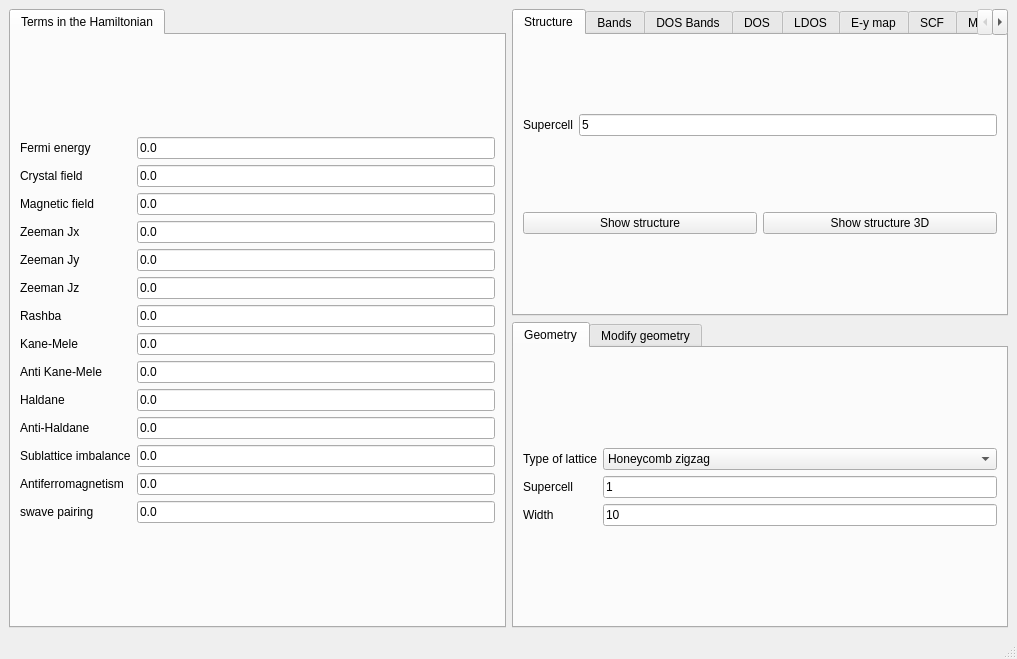
<?xml version="1.0" encoding="UTF-8"?>
<ui version="4.0">
 <class>MainWindow</class>
 <widget class="QMainWindow" name="MainWindow">
  <property name="geometry">
   <rect>
    <x>0</x>
    <y>0</y>
    <width>1017</width>
    <height>659</height>
   </rect>
  </property>
  <property name="windowTitle">
   <string>1D systems</string>
  </property>
  <widget class="QWidget" name="centralwidget">
   <layout class="QGridLayout" name="gridLayout_7">
    <item row="0" column="0" rowspan="2">
     <widget class="QTabWidget" name="tabWidget_2">
      <property name="currentIndex">
       <number>0</number>
      </property>
      <widget class="QWidget" name="tab_3">
       <attribute name="title">
        <string>Terms in the Hamiltonian</string>
       </attribute>
       <layout class="QGridLayout" name="gridLayout_19">
        <item row="0" column="0">
         <layout class="QGridLayout" name="gridLayout">
          <item row="13" column="1">
           <widget class="QLineEdit" name="swave">
            <property name="text">
             <string>0.0</string>
            </property>
           </widget>
          </item>
          <item row="5" column="1">
           <widget class="QLineEdit" name="Bz">
            <property name="text">
             <string>0.0</string>
            </property>
           </widget>
          </item>
          <item row="3" column="1">
           <widget class="QLineEdit" name="Bx">
            <property name="text">
             <string>0.0</string>
            </property>
           </widget>
          </item>
          <item row="5" column="0">
           <widget class="QLabel" name="label_5">
            <property name="text">
             <string>Zeeman Jz</string>
            </property>
           </widget>
          </item>
          <item row="11" column="1">
           <widget class="QLineEdit" name="mAB">
            <property name="text">
             <string>0.0</string>
            </property>
           </widget>
          </item>
          <item row="4" column="1">
           <widget class="QLineEdit" name="By">
            <property name="text">
             <string>0.0</string>
            </property>
           </widget>
          </item>
          <item row="0" column="0">
           <widget class="QLabel" name="label">
            <property name="text">
             <string>Fermi energy</string>
            </property>
           </widget>
          </item>
          <item row="2" column="1">
           <widget class="QLineEdit" name="peierls">
            <property name="enabled">
             <bool>true</bool>
            </property>
            <property name="text">
             <string>0.0</string>
            </property>
           </widget>
          </item>
          <item row="7" column="1">
           <widget class="QLineEdit" name="kanemele">
            <property name="text">
             <string>0.0</string>
            </property>
           </widget>
          </item>
          <item row="9" column="0">
           <widget class="QLabel" name="label_24">
            <property name="text">
             <string>Haldane</string>
            </property>
           </widget>
          </item>
          <item row="10" column="1">
           <widget class="QLineEdit" name="antihaldane">
            <property name="text">
             <string>0.0</string>
            </property>
           </widget>
          </item>
          <item row="13" column="0">
           <widget class="QLabel" name="label_26">
            <property name="text">
             <string>swave pairing</string>
            </property>
           </widget>
          </item>
          <item row="0" column="1">
           <widget class="QLineEdit" name="fermi">
            <property name="enabled">
             <bool>true</bool>
            </property>
            <property name="text">
             <string>0.0</string>
            </property>
           </widget>
          </item>
          <item row="6" column="1">
           <widget class="QLineEdit" name="rashba">
            <property name="text">
             <string>0.0</string>
            </property>
           </widget>
          </item>
          <item row="9" column="1">
           <widget class="QLineEdit" name="haldane">
            <property name="text">
             <string>0.0</string>
            </property>
           </widget>
          </item>
          <item row="12" column="1">
           <widget class="QLineEdit" name="mAF">
            <property name="text">
             <string>0.0</string>
            </property>
           </widget>
          </item>
          <item row="6" column="0">
           <widget class="QLabel" name="label_10">
            <property name="text">
             <string>Rashba</string>
            </property>
           </widget>
          </item>
          <item row="7" column="0">
           <widget class="QLabel" name="label_11">
            <property name="text">
             <string>Kane-Mele</string>
            </property>
           </widget>
          </item>
          <item row="3" column="0">
           <widget class="QLabel" name="label_3">
            <property name="text">
             <string>Zeeman Jx</string>
            </property>
           </widget>
          </item>
          <item row="4" column="0">
           <widget class="QLabel" name="label_4">
            <property name="text">
             <string>Zeeman Jy</string>
            </property>
           </widget>
          </item>
          <item row="11" column="0">
           <widget class="QLabel" name="label_12">
            <property name="text">
             <string>Sublattice imbalance</string>
            </property>
           </widget>
          </item>
          <item row="2" column="0">
           <widget class="QLabel" name="label_14">
            <property name="text">
             <string>Magnetic field</string>
            </property>
           </widget>
          </item>
          <item row="12" column="0">
           <widget class="QLabel" name="label_13">
            <property name="text">
             <string>Antiferromagnetism</string>
            </property>
           </widget>
          </item>
          <item row="10" column="0">
           <widget class="QLabel" name="label_25">
            <property name="text">
             <string>Anti-Haldane</string>
            </property>
           </widget>
          </item>
          <item row="8" column="1">
           <widget class="QLineEdit" name="antikanemele">
            <property name="text">
             <string>0.0</string>
            </property>
           </widget>
          </item>
          <item row="8" column="0">
           <widget class="QLabel" name="label_37">
            <property name="text">
             <string>Anti Kane-Mele</string>
            </property>
           </widget>
          </item>
          <item row="1" column="1">
           <widget class="QLineEdit" name="crystalfield">
            <property name="text">
             <string>0.0</string>
            </property>
           </widget>
          </item>
          <item row="1" column="0">
           <widget class="QLabel" name="label_17">
            <property name="text">
             <string>Crystal field</string>
            </property>
           </widget>
          </item>
         </layout>
        </item>
       </layout>
      </widget>
     </widget>
    </item>
    <item row="0" column="1">
     <widget class="QTabWidget" name="tabWidget_3">
      <property name="currentIndex">
       <number>0</number>
      </property>
      <widget class="QWidget" name="tab_4">
       <attribute name="title">
        <string>Structure</string>
       </attribute>
       <layout class="QGridLayout" name="gridLayout_9">
        <item row="1" column="0">
         <widget class="QPushButton" name="show_structure">
          <property name="text">
           <string>Show structure</string>
          </property>
         </widget>
        </item>
        <item row="1" column="1">
         <widget class="QPushButton" name="show_structure_3d">
          <property name="text">
           <string>Show structure 3D</string>
          </property>
         </widget>
        </item>
        <item row="0" column="0" colspan="2">
         <layout class="QGridLayout" name="gridLayout_3">
          <item row="0" column="1">
           <widget class="QLineEdit" name="nsuper_struct">
            <property name="text">
             <string>5</string>
            </property>
           </widget>
          </item>
          <item row="0" column="0">
           <widget class="QLabel" name="label_7">
            <property name="text">
             <string>Supercell</string>
            </property>
           </widget>
          </item>
         </layout>
        </item>
       </layout>
      </widget>
      <widget class="QWidget" name="tab_5">
       <attribute name="title">
        <string>Bands</string>
       </attribute>
       <layout class="QGridLayout" name="gridLayout_8">
        <item row="0" column="0">
         <widget class="QPushButton" name="show_bands">
          <property name="text">
           <string>Band structure</string>
          </property>
         </widget>
        </item>
        <item row="1" column="0">
         <layout class="QGridLayout" name="gridLayout_2">
          <item row="1" column="0">
           <widget class="QLabel" name="label_9">
            <property name="text">
             <string># kpoints</string>
            </property>
           </widget>
          </item>
          <item row="0" column="0">
           <widget class="QLabel" name="label_15">
            <property name="text">
             <string>Operator</string>
            </property>
           </widget>
          </item>
          <item row="0" column="1">
           <widget class="QComboBox" name="bands_color">
            <property name="currentIndex">
             <number>0</number>
            </property>
            <item>
             <property name="text">
              <string>None</string>
             </property>
            </item>
            <item>
             <property name="text">
              <string>y-position</string>
             </property>
            </item>
            <item>
             <property name="text">
              <string>Sx</string>
             </property>
            </item>
            <item>
             <property name="text">
              <string>Sy</string>
             </property>
            </item>
            <item>
             <property name="text">
              <string>Sz</string>
             </property>
            </item>
            <item>
             <property name="text">
              <string>Valley</string>
             </property>
            </item>
            <item>
             <property name="text">
              <string>IPR</string>
             </property>
            </item>
            <item>
             <property name="text">
              <string>Bulk</string>
             </property>
            </item>
            <item>
             <property name="text">
              <string>Edge</string>
             </property>
            </item>
           </widget>
          </item>
          <item row="1" column="1">
           <widget class="QLineEdit" name="nk_bands">
            <property name="text">
             <string>100</string>
            </property>
           </widget>
          </item>
         </layout>
        </item>
       </layout>
      </widget>
      <widget class="QWidget" name="tab_9">
       <attribute name="title">
        <string>DOS Bands</string>
       </attribute>
       <layout class="QVBoxLayout" name="verticalLayout_2">
        <item>
         <layout class="QGridLayout" name="gridLayout_11">
          <item row="0" column="1">
           <widget class="QLineEdit" name="delta_kbands">
            <property name="text">
             <string>0.02</string>
            </property>
           </widget>
          </item>
          <item row="0" column="0">
           <widget class="QLabel" name="label_27">
            <property name="text">
             <string>Smearing</string>
            </property>
           </widget>
          </item>
          <item row="1" column="1">
           <widget class="QLineEdit" name="ne_kbands">
            <property name="text">
             <string>400</string>
            </property>
           </widget>
          </item>
          <item row="1" column="0">
           <widget class="QLabel" name="label_28">
            <property name="text">
             <string># of energies</string>
            </property>
           </widget>
          </item>
          <item row="2" column="0">
           <widget class="QLabel" name="label_29">
            <property name="text">
             <string>Energy window</string>
            </property>
           </widget>
          </item>
          <item row="2" column="1">
           <widget class="QLineEdit" name="window_kbands">
            <property name="text">
             <string>3.0</string>
            </property>
           </widget>
          </item>
          <item row="3" column="0">
           <widget class="QLabel" name="label_30">
            <property name="text">
             <string>KPM scale</string>
            </property>
           </widget>
          </item>
          <item row="3" column="1">
           <widget class="QLineEdit" name="scale_kbands">
            <property name="text">
             <string>10.0</string>
            </property>
           </widget>
          </item>
          <item row="4" column="0">
           <widget class="QLabel" name="label_31">
            <property name="text">
             <string># vectors</string>
            </property>
           </widget>
          </item>
          <item row="4" column="1">
           <widget class="QLineEdit" name="nv_kbands">
            <property name="text">
             <string>3</string>
            </property>
           </widget>
          </item>
         </layout>
        </item>
        <item>
         <widget class="QPushButton" name="show_dosbands">
          <property name="toolTip">
           <string>This is equivalent to band structure calculation, but it can be applied for very large systems</string>
          </property>
          <property name="text">
           <string>Show DOS Bands</string>
          </property>
         </widget>
        </item>
       </layout>
      </widget>
      <widget class="QWidget" name="tab_6">
       <attribute name="title">
        <string>DOS</string>
       </attribute>
       <layout class="QGridLayout" name="gridLayout_14">
        <item row="1" column="0">
         <layout class="QGridLayout" name="gridLayout_5">
          <item row="0" column="0">
           <widget class="QLabel" name="label_16">
            <property name="text">
             <string>Smearing</string>
            </property>
           </widget>
          </item>
          <item row="0" column="1">
           <widget class="QLineEdit" name="dos_delta">
            <property name="text">
             <string>0.01</string>
            </property>
           </widget>
          </item>
          <item row="1" column="0">
           <widget class="QLabel" name="label_40">
            <property name="text">
             <string>Number of k-points</string>
            </property>
           </widget>
          </item>
          <item row="1" column="1">
           <widget class="QLineEdit" name="dos_nk">
            <property name="text">
             <string>400</string>
            </property>
           </widget>
          </item>
          <item row="2" column="1">
           <widget class="QLineEdit" name="dos_ewindow">
            <property name="text">
             <string>4.0</string>
            </property>
           </widget>
          </item>
          <item row="2" column="0">
           <widget class="QLabel" name="label_41">
            <property name="text">
             <string>Energy window</string>
            </property>
           </widget>
          </item>
         </layout>
        </item>
        <item row="2" column="0">
         <widget class="QPushButton" name="show_dos">
          <property name="text">
           <string>Density of states</string>
          </property>
         </widget>
        </item>
       </layout>
      </widget>
      <widget class="QWidget" name="tab_7">
       <attribute name="title">
        <string>LDOS</string>
       </attribute>
       <layout class="QGridLayout" name="gridLayout_6">
        <item row="0" column="0">
         <layout class="QGridLayout" name="gridLayout_22">
          <item row="0" column="1">
           <widget class="QLineEdit" name="multildos_ewindow">
            <property name="toolTip">
             <string>Energy window</string>
            </property>
            <property name="text">
             <string>1.5</string>
            </property>
           </widget>
          </item>
          <item row="3" column="1">
           <widget class="QLineEdit" name="multildos_delta">
            <property name="toolTip">
             <string>Energy smearing</string>
            </property>
            <property name="text">
             <string>0.03</string>
            </property>
           </widget>
          </item>
          <item row="3" column="0">
           <widget class="QLabel" name="label_36">
            <property name="text">
             <string>Smearing</string>
            </property>
           </widget>
          </item>
          <item row="0" column="0">
           <widget class="QLabel" name="label_42">
            <property name="text">
             <string>Energy window</string>
            </property>
           </widget>
          </item>
          <item row="1" column="1">
           <widget class="QLineEdit" name="multildos_nk">
            <property name="toolTip">
             <string>Number of kpoints used</string>
            </property>
            <property name="text">
             <string>50</string>
            </property>
           </widget>
          </item>
          <item row="6" column="0" colspan="2">
           <widget class="QPushButton" name="show_multildos">
            <property name="text">
             <string>Show LDOS</string>
            </property>
           </widget>
          </item>
          <item row="1" column="0">
           <widget class="QLabel" name="label_43">
            <property name="text">
             <string>Number of kpoints</string>
            </property>
           </widget>
          </item>
          <item row="2" column="0">
           <widget class="QLabel" name="label_44">
            <property name="text">
             <string>Number of unit cells</string>
            </property>
           </widget>
          </item>
          <item row="2" column="1">
           <widget class="QLineEdit" name="multildos_nrep">
            <property name="toolTip">
             <string>Number of replicas of the unit cell to plot</string>
            </property>
            <property name="text">
             <string>15</string>
            </property>
           </widget>
          </item>
          <item row="4" column="1">
           <widget class="QComboBox" name="basis_ldos">
            <property name="toolTip">
             <string>Choose the basis of the LDOS, projection onto the tight binding basis, or directly in true real space assuming a certain atomic-like wavefunction</string>
            </property>
            <item>
             <property name="text">
              <string>Tight binding</string>
             </property>
            </item>
            <item>
             <property name="text">
              <string>Real space atomic orbitals</string>
             </property>
            </item>
           </widget>
          </item>
          <item row="5" column="1">
           <widget class="QLineEdit" name="ratomic_ldos">
            <property name="toolTip">
             <string>Radii of the atomic-like wavefunctions put in every site. Only affects the result for ht eBasis &quot;Real space atomic orbitals&quot;</string>
            </property>
            <property name="text">
             <string>1.5</string>
            </property>
           </widget>
          </item>
          <item row="4" column="0">
           <widget class="QLabel" name="label_19">
            <property name="text">
             <string>Basis</string>
            </property>
           </widget>
          </item>
          <item row="5" column="0">
           <widget class="QLabel" name="label_20">
            <property name="text">
             <string>Local orbital radii</string>
            </property>
           </widget>
          </item>
         </layout>
        </item>
       </layout>
      </widget>
      <widget class="QWidget" name="tab_13">
       <attribute name="title">
        <string>E-y map</string>
       </attribute>
       <layout class="QGridLayout" name="gridLayout_13">
        <item row="0" column="0">
         <layout class="QGridLayout" name="gridLayout_23">
          <item row="2" column="1">
           <widget class="QLineEdit" name="ldos_delta">
            <property name="toolTip">
             <string>Energy smearing</string>
            </property>
            <property name="text">
             <string>0.03</string>
            </property>
           </widget>
          </item>
          <item row="2" column="0">
           <widget class="QLabel" name="label_38">
            <property name="text">
             <string>Smearing</string>
            </property>
           </widget>
          </item>
          <item row="0" column="0">
           <widget class="QLabel" name="label_45">
            <property name="text">
             <string>Energy window</string>
            </property>
           </widget>
          </item>
          <item row="1" column="1">
           <widget class="QLineEdit" name="ldos_nk">
            <property name="toolTip">
             <string>Number of kpoints used</string>
            </property>
            <property name="text">
             <string>50</string>
            </property>
           </widget>
          </item>
          <item row="4" column="0" colspan="2">
           <widget class="QPushButton" name="show_ldos">
            <property name="text">
             <string>Show LDOS</string>
            </property>
           </widget>
          </item>
          <item row="0" column="1">
           <widget class="QLineEdit" name="ldos_ewindow">
            <property name="toolTip">
             <string>Energy window</string>
            </property>
            <property name="text">
             <string>1.5</string>
            </property>
           </widget>
          </item>
          <item row="1" column="0">
           <widget class="QLabel" name="label_46">
            <property name="text">
             <string>Number of kpoints</string>
            </property>
           </widget>
          </item>
          <item row="3" column="1">
           <widget class="QComboBox" name="ldos_operator">
            <item>
             <property name="text">
              <string>None</string>
             </property>
            </item>
            <item>
             <property name="text">
              <string>current</string>
             </property>
            </item>
           </widget>
          </item>
          <item row="3" column="0">
           <widget class="QLabel" name="label_18">
            <property name="text">
             <string>Operator</string>
            </property>
           </widget>
          </item>
         </layout>
        </item>
       </layout>
      </widget>
      <widget class="QWidget" name="tab">
       <attribute name="title">
        <string>SCF</string>
       </attribute>
       <layout class="QGridLayout" name="gridLayout_16">
        <item row="0" column="0">
         <widget class="QTabWidget" name="tabWidget_4">
          <property name="currentIndex">
           <number>0</number>
          </property>
          <widget class="QWidget" name="tab_12">
           <attribute name="title">
            <string>Basic</string>
           </attribute>
           <layout class="QGridLayout" name="gridLayout_18">
            <item row="0" column="0" colspan="2">
             <layout class="QGridLayout" name="gridLayout_10">
              <item row="0" column="1">
               <widget class="QComboBox" name="scf_initialization">
                <item>
                 <property name="text">
                  <string>antiferro</string>
                 </property>
                </item>
                <item>
                 <property name="text">
                  <string>ferro</string>
                 </property>
                </item>
                <item>
                 <property name="text">
                  <string>random</string>
                 </property>
                </item>
               </widget>
              </item>
              <item row="0" column="0">
               <widget class="QLabel" name="label_22">
                <property name="text">
                 <string>Initialization</string>
                </property>
               </widget>
              </item>
              <item row="1" column="0">
               <widget class="QLabel" name="label_23">
                <property name="text">
                 <string>Hubbard</string>
                </property>
               </widget>
              </item>
              <item row="1" column="1">
               <widget class="QLineEdit" name="hubbard">
                <property name="text">
                 <string>2.0</string>
                </property>
               </widget>
              </item>
              <item row="2" column="0">
               <widget class="QLabel" name="label_34">
                <property name="text">
                 <string>Filling</string>
                </property>
               </widget>
              </item>
              <item row="2" column="1">
               <widget class="QLineEdit" name="filling_scf">
                <property name="text">
                 <string>0.5</string>
                </property>
               </widget>
              </item>
             </layout>
            </item>
            <item row="1" column="0">
             <widget class="QCheckBox" name="do_scf">
              <property name="text">
               <string>Include mean field</string>
              </property>
             </widget>
            </item>
            <item row="1" column="1">
             <widget class="QPushButton" name="solve_scf">
              <property name="text">
               <string>Solve SCF</string>
              </property>
             </widget>
            </item>
           </layout>
          </widget>
          <widget class="QWidget" name="tab_11">
           <attribute name="title">
            <string>Convergence</string>
           </attribute>
           <widget class="QWidget" name="gridLayoutWidget_12">
            <property name="geometry">
             <rect>
              <x>30</x>
              <y>30</y>
              <width>215</width>
              <height>161</height>
             </rect>
            </property>
            <layout class="QGridLayout" name="gridLayout_12">
             <item row="0" column="0">
              <widget class="QLabel" name="label_32">
               <property name="text">
                <string>Mixing</string>
               </property>
              </widget>
             </item>
             <item row="1" column="0">
              <widget class="QLabel" name="label_33">
               <property name="text">
                <string># of kpoints</string>
               </property>
              </widget>
             </item>
             <item row="1" column="1">
              <widget class="QLineEdit" name="nk_scf">
               <property name="text">
                <string>10</string>
               </property>
              </widget>
             </item>
             <item row="0" column="1">
              <widget class="QLineEdit" name="mix_scf">
               <property name="text">
                <string>0.9</string>
               </property>
              </widget>
             </item>
             <item row="2" column="0">
              <widget class="QLabel" name="label_35">
               <property name="text">
                <string>Smearing</string>
               </property>
              </widget>
             </item>
             <item row="2" column="1">
              <widget class="QLineEdit" name="smearing_scf">
               <property name="text">
                <string>0.01</string>
               </property>
              </widget>
             </item>
            </layout>
           </widget>
          </widget>
         </widget>
        </item>
       </layout>
      </widget>
      <widget class="QWidget" name="tab_8">
       <attribute name="title">
        <string>Magnetism</string>
       </attribute>
       <layout class="QGridLayout" name="gridLayout_17">
        <item row="0" column="0">
         <widget class="QLabel" name="label_39">
          <property name="text">
           <string>Number of unit cells</string>
          </property>
         </widget>
        </item>
        <item row="0" column="1">
         <widget class="QLineEdit" name="magnetization_nrep">
          <property name="text">
           <string>5</string>
          </property>
         </widget>
        </item>
        <item row="1" column="0" colspan="2">
         <widget class="QPushButton" name="show_magnetism">
          <property name="text">
           <string>Show magnetism</string>
          </property>
         </widget>
        </item>
       </layout>
      </widget>
     </widget>
    </item>
    <item row="1" column="1">
     <widget class="QTabWidget" name="tabWidget">
      <property name="currentIndex">
       <number>0</number>
      </property>
      <property name="documentMode">
       <bool>false</bool>
      </property>
      <property name="tabsClosable">
       <bool>false</bool>
      </property>
      <property name="movable">
       <bool>false</bool>
      </property>
      <widget class="QWidget" name="tab_2">
       <attribute name="title">
        <string>Geometry</string>
       </attribute>
       <layout class="QGridLayout" name="gridLayout_20">
        <item row="0" column="0">
         <layout class="QGridLayout" name="gridLayout_4">
          <item row="0" column="0">
           <widget class="QLabel" name="label_8">
            <property name="text">
             <string>Type of lattice</string>
            </property>
           </widget>
          </item>
          <item row="0" column="1">
           <widget class="QComboBox" name="lattice">
            <item>
             <property name="text">
              <string>Honeycomb zigzag</string>
             </property>
            </item>
            <item>
             <property name="text">
              <string>Honeycomb armchair</string>
             </property>
            </item>
            <item>
             <property name="text">
              <string>Square</string>
             </property>
            </item>
            <item>
             <property name="text">
              <string>Chain</string>
             </property>
            </item>
            <item>
             <property name="text">
              <string>Triangular</string>
             </property>
            </item>
            <item>
             <property name="text">
              <string>Kagome</string>
             </property>
            </item>
            <item>
             <property name="text">
              <string>Lieb</string>
             </property>
            </item>
           </widget>
          </item>
          <item row="1" column="1">
           <widget class="QLineEdit" name="nsuper">
            <property name="text">
             <string>1</string>
            </property>
           </widget>
          </item>
          <item row="1" column="0">
           <widget class="QLabel" name="label_6">
            <property name="text">
             <string>Supercell</string>
            </property>
           </widget>
          </item>
          <item row="2" column="0">
           <widget class="QLabel" name="label_2">
            <property name="text">
             <string>Width</string>
            </property>
           </widget>
          </item>
          <item row="2" column="1">
           <widget class="QLineEdit" name="width">
            <property name="text">
             <string>10</string>
            </property>
           </widget>
          </item>
         </layout>
        </item>
       </layout>
      </widget>
      <widget class="QWidget" name="tab_10">
       <attribute name="title">
        <string>Modify geometry</string>
       </attribute>
       <layout class="QVBoxLayout" name="verticalLayout">
        <item>
         <layout class="QGridLayout" name="gridLayout_21">
          <item row="0" column="0">
           <widget class="QCheckBox" name="remove_single_bonded">
            <property name="toolTip">
             <string>Remove atoms that have a single bond in the structure</string>
            </property>
            <property name="text">
             <string>Remove single bonds</string>
            </property>
            <property name="checked">
             <bool>true</bool>
            </property>
           </widget>
          </item>
          <item row="1" column="0">
           <widget class="QCheckBox" name="remove_selected">
            <property name="text">
             <string>Remove selected atoms</string>
            </property>
           </widget>
          </item>
          <item row="2" column="0">
           <widget class="QPushButton" name="select_atoms_removal">
            <property name="text">
             <string>Select atoms to remove</string>
            </property>
           </widget>
          </item>
         </layout>
        </item>
       </layout>
      </widget>
     </widget>
    </item>
   </layout>
  </widget>
  <widget class="QMenuBar" name="menubar">
   <property name="geometry">
    <rect>
     <x>0</x>
     <y>0</y>
     <width>1017</width>
     <height>20</height>
    </rect>
   </property>
  </widget>
  <widget class="QStatusBar" name="statusbar"/>
 </widget>
 <resources/>
 <connections/>
</ui>
